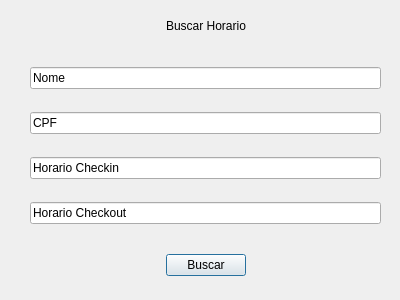
<?xml version="1.0" encoding="UTF-8"?>
<ui version="4.0">
 <class>buscar</class>
 <widget class="QDialog" name="buscar">
  <property name="geometry">
   <rect>
    <x>0</x>
    <y>0</y>
    <width>400</width>
    <height>300</height>
   </rect>
  </property>
  <property name="windowTitle">
   <string>Dialog</string>
  </property>
  <widget class="QWidget" name="horizontalLayoutWidget">
   <property name="geometry">
    <rect>
     <x>30</x>
     <y>10</y>
     <width>351</width>
     <height>31</height>
    </rect>
   </property>
   <layout class="QHBoxLayout" name="horizontalLayout">
    <item>
     <spacer name="horizontalSpacer_3">
      <property name="orientation">
       <enum>Qt::Horizontal</enum>
      </property>
      <property name="sizeHint" stdset="0">
       <size>
        <width>40</width>
        <height>20</height>
       </size>
      </property>
     </spacer>
    </item>
    <item>
     <widget class="QLabel" name="label">
      <property name="text">
       <string>Buscar Horario</string>
      </property>
     </widget>
    </item>
    <item>
     <spacer name="horizontalSpacer">
      <property name="orientation">
       <enum>Qt::Horizontal</enum>
      </property>
      <property name="sizeHint" stdset="0">
       <size>
        <width>40</width>
        <height>20</height>
       </size>
      </property>
     </spacer>
    </item>
   </layout>
  </widget>
  <widget class="QWidget" name="horizontalLayoutWidget_2">
   <property name="geometry">
    <rect>
     <x>30</x>
     <y>250</y>
     <width>351</width>
     <height>31</height>
    </rect>
   </property>
   <layout class="QHBoxLayout" name="horizontalLayout_2">
    <item>
     <spacer name="horizontalSpacer_4">
      <property name="orientation">
       <enum>Qt::Horizontal</enum>
      </property>
      <property name="sizeHint" stdset="0">
       <size>
        <width>40</width>
        <height>20</height>
       </size>
      </property>
     </spacer>
    </item>
    <item>
     <widget class="QPushButton" name="pushButton">
      <property name="text">
       <string>Buscar</string>
      </property>
     </widget>
    </item>
    <item>
     <spacer name="horizontalSpacer_2">
      <property name="orientation">
       <enum>Qt::Horizontal</enum>
      </property>
      <property name="sizeHint" stdset="0">
       <size>
        <width>40</width>
        <height>20</height>
       </size>
      </property>
     </spacer>
    </item>
   </layout>
  </widget>
  <widget class="QWidget" name="verticalLayoutWidget">
   <property name="geometry">
    <rect>
     <x>30</x>
     <y>50</y>
     <width>351</width>
     <height>191</height>
    </rect>
   </property>
   <layout class="QVBoxLayout" name="verticalLayout">
    <item>
     <widget class="QLineEdit" name="lineEdit_3">
      <property name="text">
       <string>Nome</string>
      </property>
     </widget>
    </item>
    <item>
     <widget class="QLineEdit" name="lineEdit_2">
      <property name="text">
       <string>CPF</string>
      </property>
     </widget>
    </item>
    <item>
     <widget class="QLineEdit" name="lineEdit_4">
      <property name="text">
       <string>Horario Checkin</string>
      </property>
     </widget>
    </item>
    <item>
     <widget class="QLineEdit" name="lineEdit">
      <property name="text">
       <string>Horario Checkout</string>
      </property>
     </widget>
    </item>
   </layout>
  </widget>
 </widget>
 <resources/>
 <connections/>
</ui>
